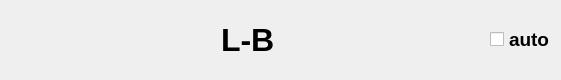
<?xml version="1.0" encoding="UTF-8"?>
<ui version="4.0">
 <class>DataPlotWidget</class>
 <widget class="QWidget" name="DataPlotWidget">
  <property name="geometry">
   <rect>
    <x>0</x>
    <y>0</y>
    <width>561</width>
    <height>80</height>
   </rect>
  </property>
  <property name="acceptDrops">
   <bool>true</bool>
  </property>
  <property name="windowTitle">
   <string>Plot</string>
  </property>
  <layout class="QVBoxLayout" name="verticalLayout">
   <property name="spacing">
    <number>0</number>
   </property>
   <property name="leftMargin">
    <number>0</number>
   </property>
   <property name="topMargin">
    <number>0</number>
   </property>
   <property name="rightMargin">
    <number>0</number>
   </property>
   <property name="bottomMargin">
    <number>0</number>
   </property>
   <item>
    <layout class="QHBoxLayout" name="dataPlotControls">
     <property name="spacing">
      <number>0</number>
     </property>
     <property name="leftMargin">
      <number>5</number>
     </property>
     <property name="topMargin">
      <number>5</number>
     </property>
     <property name="rightMargin">
      <number>5</number>
     </property>
     <property name="bottomMargin">
      <number>5</number>
     </property>
     <item>
      <spacer name="horizontalSpacer">
       <property name="orientation">
        <enum>Qt::Horizontal</enum>
       </property>
       <property name="sizeHint" stdset="0">
        <size>
         <width>40</width>
         <height>20</height>
        </size>
       </property>
      </spacer>
     </item>
     <item>
      <widget class="QLabel" name="label">
       <property name="font">
        <font>
         <pointsize>24</pointsize>
         <weight>75</weight>
         <bold>true</bold>
        </font>
       </property>
       <property name="text">
        <string>L-B</string>
       </property>
      </widget>
     </item>
     <item>
      <spacer name="horizontalSpacer_2">
       <property name="orientation">
        <enum>Qt::Horizontal</enum>
       </property>
       <property name="sizeHint" stdset="0">
        <size>
         <width>40</width>
         <height>20</height>
        </size>
       </property>
      </spacer>
     </item>
     <item>
      <widget class="QCheckBox" name="checkBox_auto">
       <property name="font">
        <font>
         <pointsize>14</pointsize>
         <weight>75</weight>
         <bold>true</bold>
        </font>
       </property>
       <property name="text">
        <string>auto</string>
       </property>
      </widget>
     </item>
    </layout>
   </item>
   <item>
    <layout class="QHBoxLayout" name="data_plot_layout">
     <property name="spacing">
      <number>0</number>
     </property>
    </layout>
   </item>
  </layout>
 </widget>
 <resources/>
 <connections/>
</ui>
